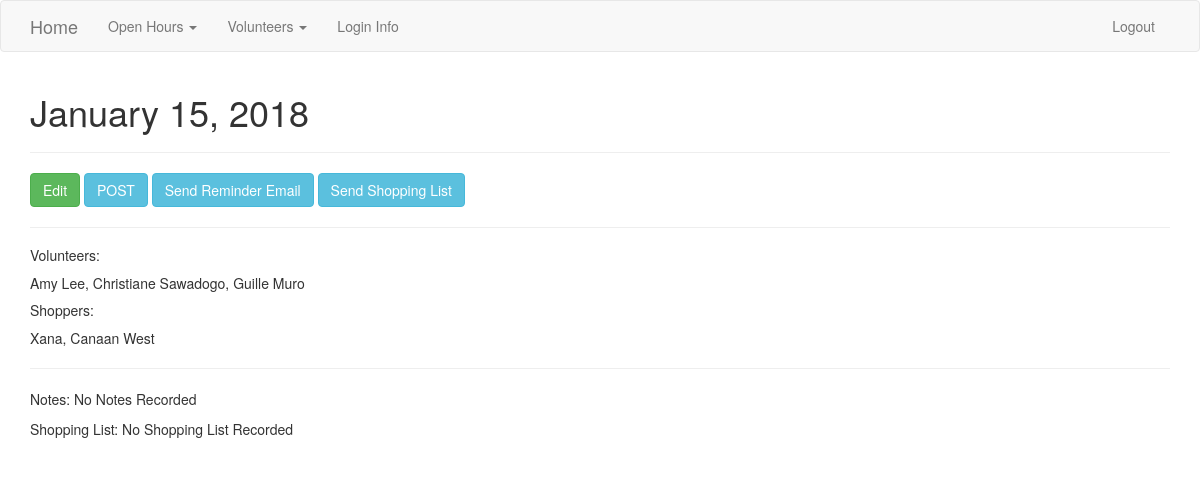
The page /openhours/6 (signed in) on the database as committed earlier.
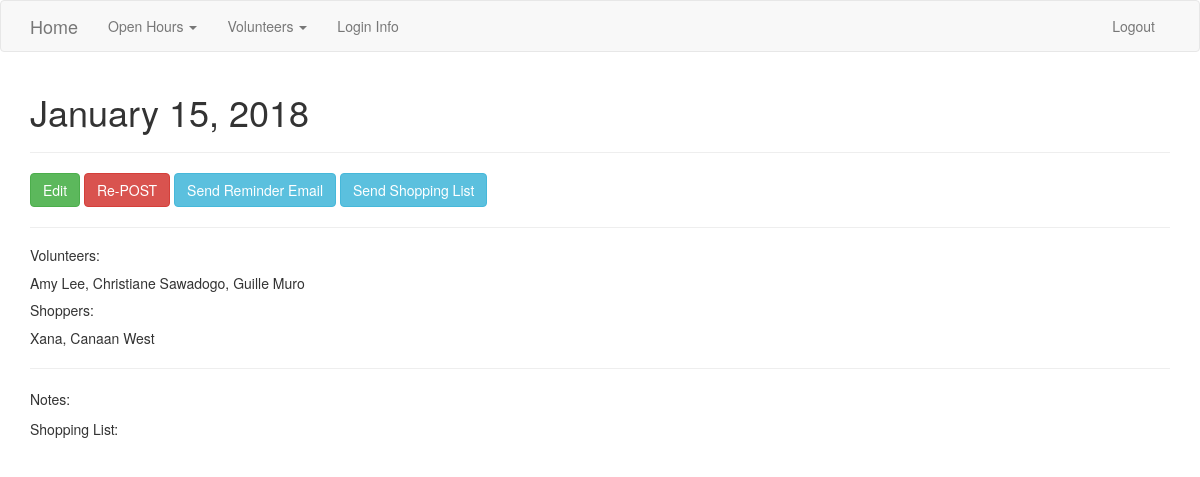
The same page on the database as committed later.
### app/openhours/views.py (the view)
@openhours_blueprint.route('/<string:id>')
@admin_logged_in
def show_openhour(id):
    openhour = Openhour.query.get(id)
    return render_template('openhour.html', openhour = openhour)

### app/login_helpers.py (called while the page is built)
def admin_logged_in(f):
    @wraps(f)
    def wrap(*args, **kwargs):
        if 'user' in session and session['user']=='admin':
            return f(*args, **kwargs)
        else:
            flash('You must have admin privileges to complete this action', 'danger')
            return redirect(url_for('index'))
    return wrap

### app/openhours/templates/openhour.html
{% extends 'layout.html' %}
{% block body %}
  <h1>{{ openhour.date.strftime('%B %d, %Y') }}</h1>
  <hr>
  <div class="">
    <a class="btn btn-success" href="{{openhour.id}}/edit">Edit</a>
    {% if openhour.posted == False %}
      <a class="btn btn-info" href="{{openhour.id}}/post">POST</a>
    {% else %}
      <a class="btn btn-danger" href="{{openhour.id}}/post">Re-POST</a>
    {% endif %}
    <a class="btn btn-info" href="{{openhour.id}}/reminder_email">Send Reminder Email</a>
    <a class="btn btn-info" href="{{openhour.id}}/shopping_email">Send Shopping List</a>
  </div>
  <hr>
  <h5>Volunteers:</h5>
  <p>
    {% for volunteer in openhour.volunteers %}
      <span> {{volunteer.name}}{{ "," if not loop.last }}</span>
    {% endfor %}
  </p>
  <h5>Shoppers:</h5>
    {% for shopper in openhour.shoppers %}
      <span>{{shopper.name}}{{ "," if not loop.last }}</span>
    {% endfor %}
  <hr>
  <div class="">
    {% if openhour.notes %}
      <p>Notes: {{ openhour.notes.body | safe }}</p>
      <p>Shopping List: {{ openhour.notes.shopping
      | safe }}</p>
    {% else %}
      <p>Notes: No Notes Recorded</p>
      <p>Shopping List: No Shopping List Recorded</p>
    {% endif %}
  </div>
{% endblock %}

Rows that differ between the two databases and show on the page:
changed Openhour: posted False → True (drawn)
Other text that changed with them:
text no longer shown: "POST Notes: No Notes Recorded Shopping List: No Shopping List Recorded"
text now shown: "Re-POST Notes: Shopping List:"
